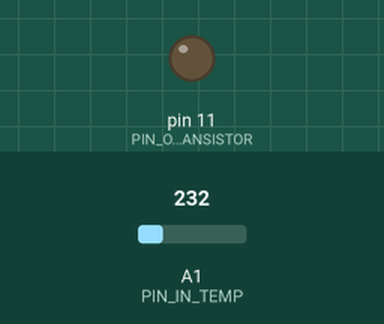
A sketch run on a simulated Arduino Uno, built with avr-gcc and run on an emulated ATmega328P. Parts: output pins drawn as LEDs (lit = HIGH). The inputs (shaded band) are chosen by the test bench; at power-on: A1 (PIN_IN_TEMP) = 232.

Above: at 1.2 s.
1.3 s: A1 (PIN_IN_TEMP) set to 244
At 3.4 s:
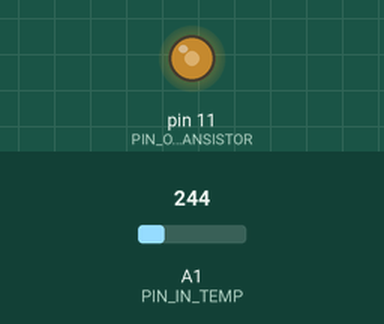
3.9 s: A1 (PIN_IN_TEMP) set to 270
5.8 s: A1 (PIN_IN_TEMP) set to 293
At 8.0 s:
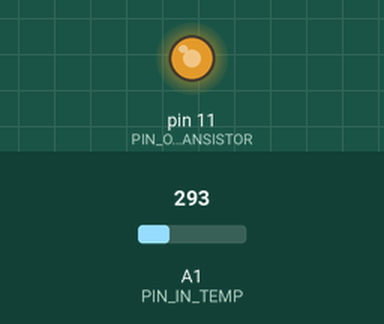
Timing chart, 0 to 9.5 s (numbered marks = the images above; inputs shaded):
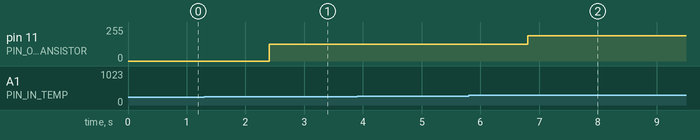

Measured:
- the behaviour switches between 232 and 233 on A1 (PIN_IN_TEMP) (found by bisection; images 0 and 1)
- the behaviour switches between 279 and 280 on A1 (PIN_IN_TEMP) (found by bisection; images 1 and 2)
- after the input at 1.3 s, pin 11 (PIN_OUT_TRANSISTOR): 0/255 → 127/255 after 1.1 s
- after the input at 3.9 s, every drawn part: stays the same
- after the input at 5.8 s, pin 11 (PIN_OUT_TRANSISTOR): 127/255 → 191/255 after 1.0 s

The sketch:

fanControl.ino
```cpp
#define PIN_OUT_TRANSISTOR 11
#define PIN_IN_TEMP         1
#define DEBUG            false

#define INTERVAL         2000
#define HYSTERESE           3.0

//3.3 V, 5 V, 12 V
const byte VOLTAGE[] = {0, 127, 191, 255};
//°C
const float THRESHOLD[] = {25.0, 30.0, 35.0};
byte currentState = 0;

void setup()
{
  //analog reference is 1.1V for TMP35
  analogReference(INTERNAL);

  if (DEBUG) {
    Serial.begin(9600);
  }

  pinMode(PIN_OUT_TRANSISTOR, OUTPUT);
  //Shut transistor
  analogWrite(PIN_OUT_TRANSISTOR, 0);
}

void loop()
{
  setFan();
  delay(INTERVAL);
}

void setFan() {
  float currTemp = readTmp();
  byte newSpeed = getNewSpeed(currTemp);

  if (DEBUG) {
    Serial.println(currTemp);
    Serial.println(newSpeed);
  }

  analogWrite(PIN_OUT_TRANSISTOR, newSpeed);
}

byte getNewSpeed(float currTemp) {
  byte newState;
  for (newState = 0; newState < 2; newState++) {
    if (currTemp < THRESHOLD[newState]) {
      break;
    }
  }

  if (newState > currentState) {
    //temperature increased, speedup fan
    currentState = newState;
  } else if (newState < currentState) {
    //temperature decreased, apply hystersis
    if (THRESHOLD[newState] + HYSTERESE < currTemp) {
      currentState = newState;
    }
  }

  return VOLTAGE[currentState];
}

float readTmp() {
  //temp = (aRef * analogRead() * 100.0) / 1024; (analogRead() * 1.1 * 100) / 1024; analogRead() * 1.0742;
  //10 mv / 1.0724 = 1 °C = 9.31
  float temp = analogRead(PIN_IN_TEMP) ;
  delay(50);
  temp += analogRead(PIN_IN_TEMP);
  delay(50);
  temp += analogRead(PIN_IN_TEMP) ;
  delay(50);
  temp += analogRead(PIN_IN_TEMP) ;
  delay(50);
  temp += analogRead(PIN_IN_TEMP) ;
  //average of 5 reads
  return temp / 46.546;
}
```
